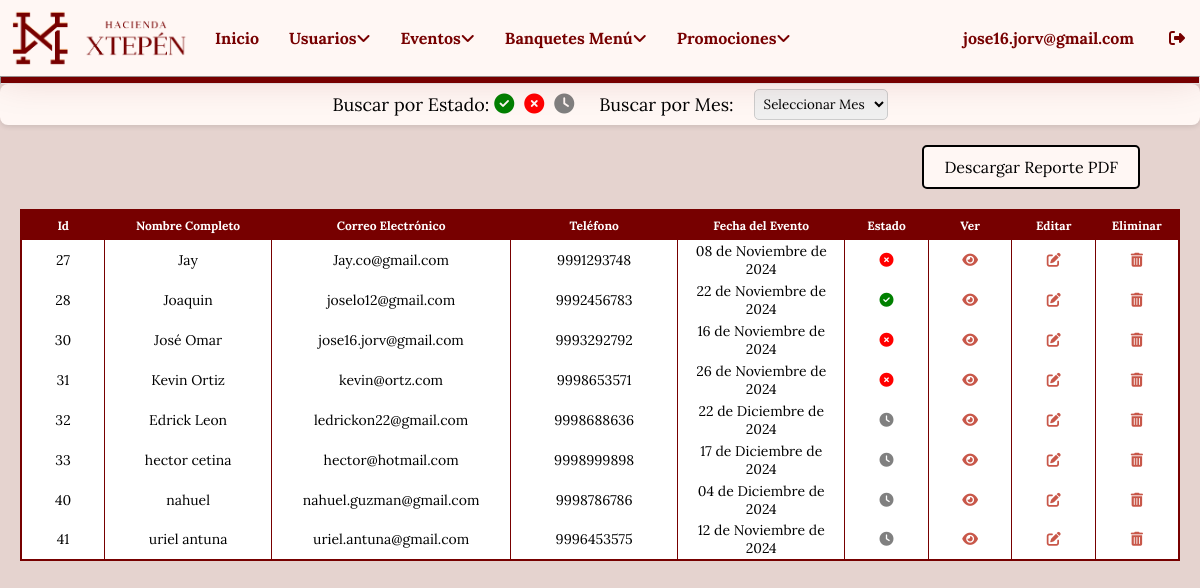
Screenshot of /login/dashboard_eventos.php (signed in) with the database file from the repository.
### tables this page shows
CREATE TABLE `reservas_eventos` (
  `id` int(11) NOT NULL,
  `nombre` varchar(100) NOT NULL,
  `email` varchar(100) NOT NULL,
  `telefono` varchar(15) NOT NULL,
  `evento` varchar(50) NOT NULL,
  `fecha` date NOT NULL,
  `invitados` int(11) NOT NULL,
  `mensaje` text DEFAULT NULL,
  `fecha_reserva` timestamp NOT NULL DEFAULT current_timestamp(),
  `menu_banquete` int(11) DEFAULT NULL,
  `estado` varchar(10) DEFAULT 'pendiente'
);

### login/dashboard_eventos.php (the view, shortened to what this page needs)
<?php
$estado_busqueda = isset($_POST['estado_busqueda']) ? $_POST['estado_busqueda'] : '';
$mes_busqueda = isset($_POST['mes_busqueda']) ? $_POST['mes_busqueda'] : '';
function convertir_mes_espanol($fecha) {
    $meses = [
        '01' => 'Enero', '02' => 'Febrero', '03' => 'Marzo',
        '04' => 'Abril', '05' => 'Mayo', '06' => 'Junio',
        '07' => 'Julio', '08' => 'Agosto', '09' => 'Septiembre',
        '10' => 'Octubre', '11' => 'Noviembre', '12' => 'Diciembre'
    ];
    $date = new DateTime($fecha);
    $dia = $date->format('d');
    $mes = $meses[$date->format('m')];
    $anio = $date->format('Y');
    return "$dia de $mes de $anio";
}
?>
<!DOCTYPE html>
<html lang="es">
<head>
    <link rel="stylesheet" href="styles/stylersvboard.css">
</head>
<body>
    <?php include "menu.php"; ?>
    <hr>
    <div class="information">
        <form method="POST">
            <div class="search-bar">
                <span>Buscar por Estado:</span>
                <i class="fas fa-check-circle icon realizada" title="Realizada" onclick="buscarEstado('realizada')"></i>
                <i class="fas fa-times-circle icon cancelada" title="Cancelada" onclick="buscarEstado('cancelada')"></i>
                <i class="fas fa-clock icon pendiente" title="Pendiente" onclick="buscarEstado('pendiente')"></i>
                <span>Buscar por Mes:</span>
                <select name="mes_busqueda" class="mes-select" onchange="this.form.submit()">
                    <option value="">Seleccionar Mes</option>
                </select>
            </div>
        </form>
        <div class="reporte">
            <?php if (empty($estado_busqueda) && empty($mes_busqueda)): ?>
            <a href="descargar_reporte.php" target="_blank"><button class="btn">Descargar Reporte PDF</button></a>
            <?php endif; ?>
         </div>
        <div class="tabla">
            <table>
                <tr>
                    <th>Id</th>
                    <th>Nombre Completo</th>
                    <th>Correo Electrónico</th>
                    <th>Teléfono</th>
                    <th>Fecha del Evento</th>
                    <th>Estado</th>
                    <th>Ver</th>
                    <th>Editar</th>
                    <th>Eliminar</th>
                </tr>
                <?php
                $todas_reservas = "SELECT * FROM reservas_eventos WHERE 1=1";
                $todas_reservas .= " ORDER BY id ASC";
                $resultado = mysqli_query($conectar, $todas_reservas);
                if (mysqli_num_rows($resultado) > 0) {
                    while ($fila = mysqli_fetch_assoc($resultado)) {
                        $fecha = convertir_mes_espanol($fila["fecha"]);
                        $icono_estado = '';
                        if ($fila['estado'] == 'realizada') {
                            $icono_estado = '<i class="fas fa-check-circle realizada" style="color: green;"></i>';
                        } elseif ($fila['estado'] == 'cancelada') {
                            $icono_estado = '<i class="fas fa-times-circle cancelada" style="color: red;"></i>';
                        } else {
                            $icono_estado = '<i class="fas fa-clock pendiente" style="color: gray;"></i>';
                        }
                ?>
                        <tr>
                            <td style="width: 10px;"><?php echo $fila["id"]; ?></td>
                            <td><?php echo $fila["nombre"]; ?></td>
                            <td><?php echo $fila["email"]; ?></td>
                            <td><?php echo $fila["telefono"]; ?></td>
                            <td><?php echo $fecha; ?></td>
                            <td style="text-align: center; width: 10px;"><?php echo $icono_estado; ?></td>
                            <td style="width: 50px;"><a href="ver_evento.php?id=<?php echo $fila['id']; ?>"><i class="basurita fa-solid fa-eye"></i></a></td>
                            <td style="width: 50px;"><a href="editar_evento.php?id=<?php echo $fila['id']; ?>"><i class="basurita fa-solid fa-pen-to-square"></i></a></td>
                            <td style="width: 50px;">
                                <a href="#" onClick="validar('eliminar_evento.php?id=<?php echo $fila['id']; ?>')"><i class="basurita fa-solid fa-trash-can"></i></a>
                            </td>
                        </tr>
                <?php
                    }
                } else {
                    echo "<tr><td colspan='9' style='text-align: center; padding: 20px;'>No se encontraron reservas para el estado o mes especificado.</td></tr>";
                }
                ?>
            </table>
        </div>
    </div>
</body>
</html>

### login/styles/stylersvboard.css (style rules this page uses)
* { box-sizing: border-box; margin: 0; padding: 0; font-family: "Lora"; }
body { display: flex; flex-direction: column; background-color: #e5d3cf; }
.information { text-align: center; }
table { font-size: 12px; margin: auto; text-align: center; padding: 50px; border-collapse: collapse; border: 2px var(--Texto) solid; }
table th { margin: 5px; width: 5%; height: 30px; background-color: var(--Texto); color: var(--Blanco); }
.tabla { margin: 20px; }
.tabla td { padding: 0 5px; width: 10%; height: 40px; font-size: 14px; background-color: var(--Blanco); border-left: 1px var(--Texto) solid; }
hr { margin: 10px 0; }
.basurita { width: 40%; color: var(--Principal); }
form { margin-bottom: 20px; }
.btn { padding: 10px 20px; background-color: var(--Secundario); color: var(--Negro); border: none; border-radius: 5px; border: 2px solid; font-size: 16px; font-family: "Lora", sans-serif; cursor: pointer; transition: background-color 0.3s, transform 0.2s; }
.search-bar { display: flex; align-items: center; justify-content: center; margin-bottom: 10px; background-color: var(--Secundario); padding: 5px; border-radius: 8px; box-shadow: 0 2px 5px rgba(0, 0, 0, 0.1); }
.search-bar span { margin-left: 20px; font-size: 18px; }
.icon { cursor: pointer; margin: 0 5px; font-size: 20px; transition: transform 0.2s; }
.realizada { color: green; }
.cancelada { color: red; }
.pendiente { color: gray; }
hr { width: 100%; height: 8px; margin: 0; background-color: var(--Texto); }
.mes-select { margin-left: 20px; padding: 5px; border-radius: 5px; border: 1px solid #ccc; }
.reporte { width: 95%; display: flex; align-items: center; justify-content: space-between; flex-direction: row-reverse; }

### login/styles/stylenavbar.css (style rules this page uses)
* { box-sizing: border-box; margin: 0; padding: 0; }
.information { text-align: center; }

### login/styles/colors.css (style rules this page uses)
:root { --Blanco: #fff; --Negro: #000; --GrisClaro: #ccc; --GrisOscuro: #333; --Principal: #c85749; --Secundario: #FFF7F4; --Texto: #770000; }

### rows the page displays
reservas_eventos: id "27", nombre "Jay", email "Jay.co@gmail.com", telefono "9991293748", fecha "08 de Noviembre de 2024", estado "cancelada" (drawn)
reservas_eventos: id "28", nombre "Joaquin", email "joselo12@gmail.com", telefono "9992456783", fecha "22 de Noviembre de 2024", estado "realizada" (drawn)
reservas_eventos: id "30", nombre "José Omar", email "jose16.jorv@gmail.com", telefono "9993292792", fecha "16 de Noviembre de 2024", estado "cancelada" (drawn)
reservas_eventos: id "31", nombre "Kevin Ortiz", email "kevin@ortz.com", telefono "9998653571", fecha "26 de Noviembre de 2024", estado "cancelada" (drawn)
reservas_eventos: id "32", nombre "Edrick Leon", email "ledrickon22@gmail.com", telefono "9998688636", fecha "22 de Diciembre de 2024", estado "pendiente" (drawn)
reservas_eventos: id "33", nombre "hector cetina", email "hector@hotmail.com", telefono "9998999898", fecha "17 de Diciembre de 2024", estado "pendiente" (drawn)
reservas_eventos: id "40", nombre "nahuel", email "nahuel.guzman@gmail.com", telefono "9998786786", fecha "04 de Diciembre de 2024", estado "pendiente" (drawn)
reservas_eventos: id "41", nombre "uriel antuna", email "uriel.antuna@gmail.com", telefono "9996453575", fecha "12 de Noviembre de 2024", estado "pendiente" (drawn)

### other values shown
$usuario "jose16.jorv@gmail.com"
